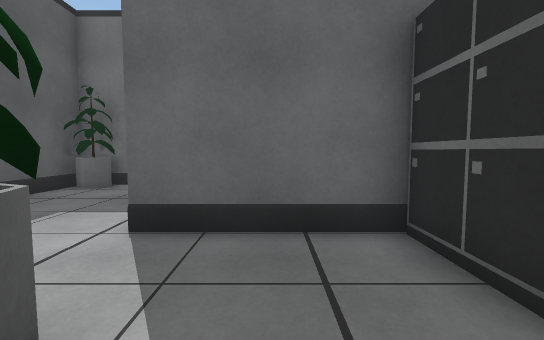
View 1 (above)

24 first-person views from a walk through a Unity game level. The camera is 1.2 m above the floor, tilts 4° down and sees 90° across. The floor is counted in squares, 1 m on a side. Each view is taken from the middle of a square. On the plan, view 1 faces up. The plan holds only what a view shows up to about 13 squares ahead; the rest is blank. The place goes on beyond the plan. The player is left out. Some animated figures are not drawn.

View 2
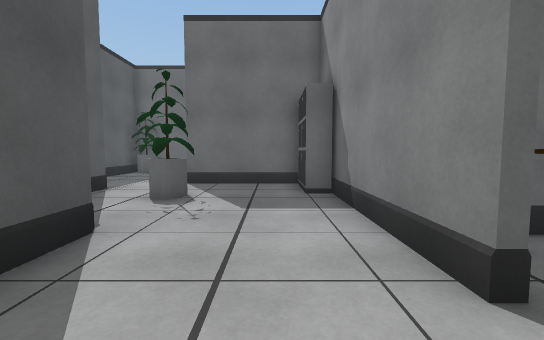

View 3
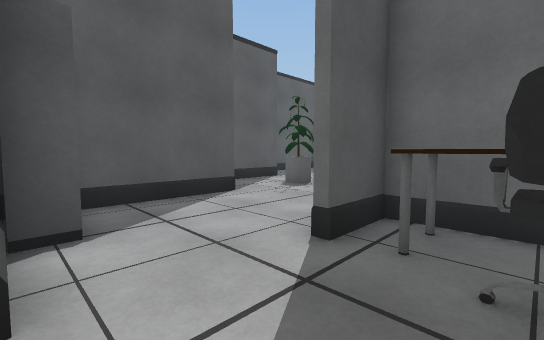

View 4
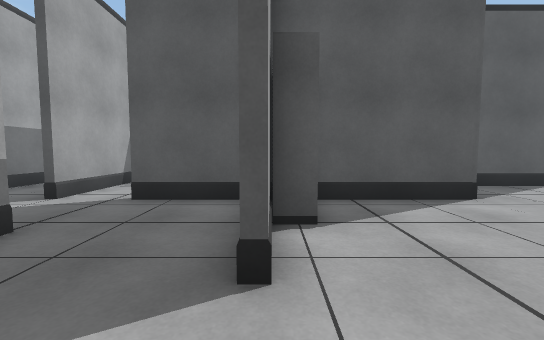

View 5
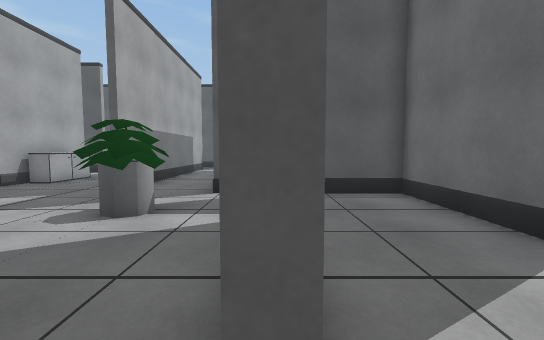

View 6
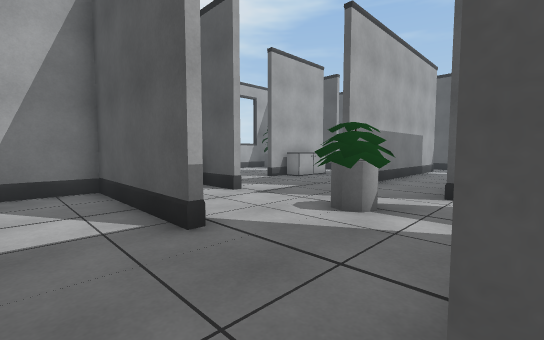

View 7
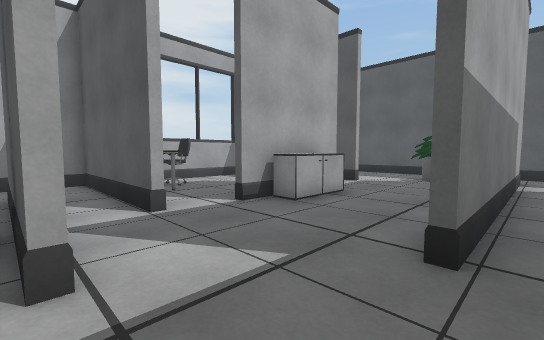

View 8
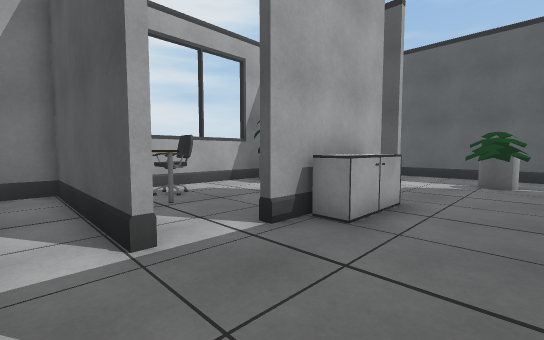

View 9
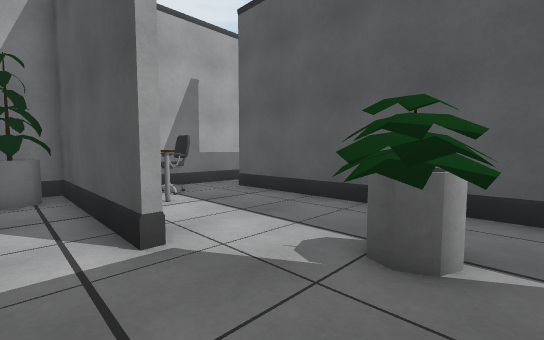

View 10
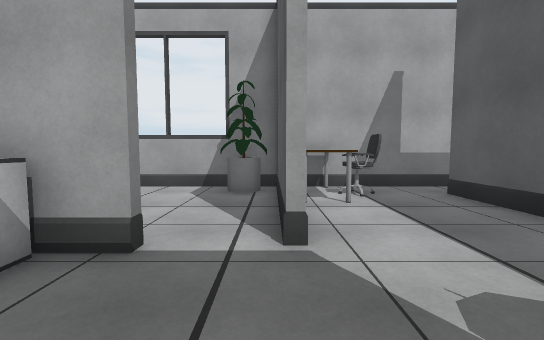

View 11
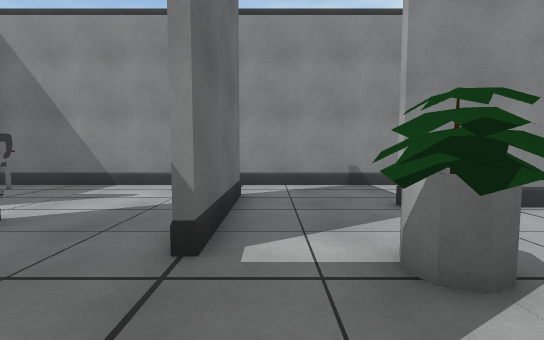

View 12
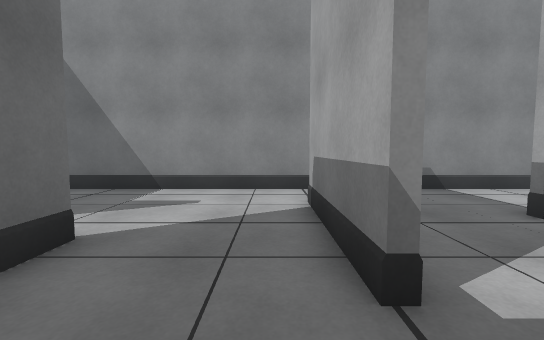

View 13
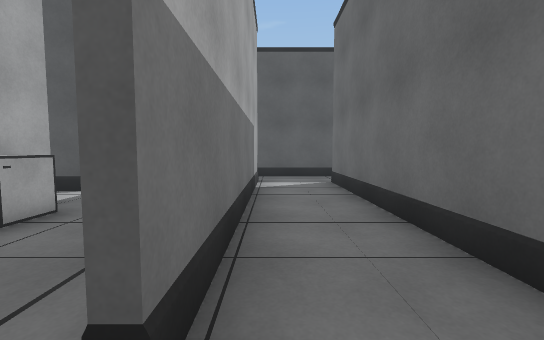

View 14
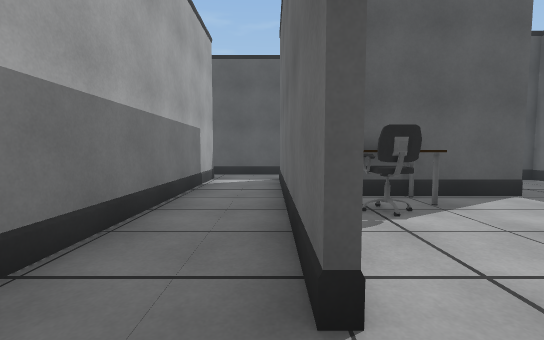

View 15
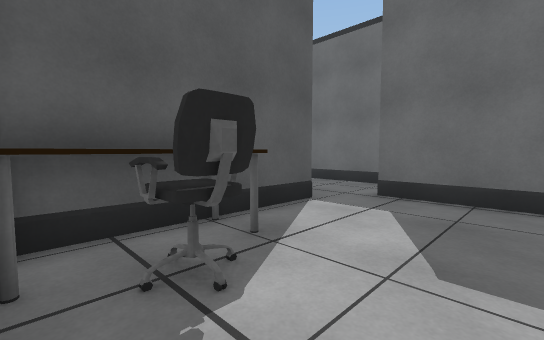

View 16
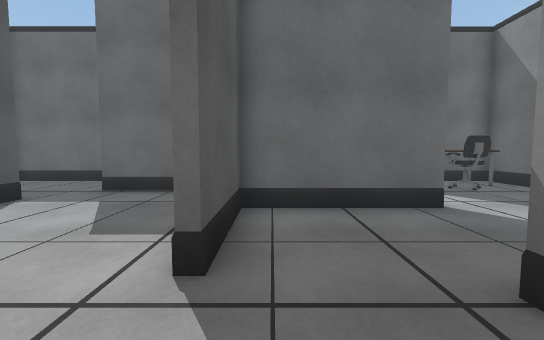

View 17
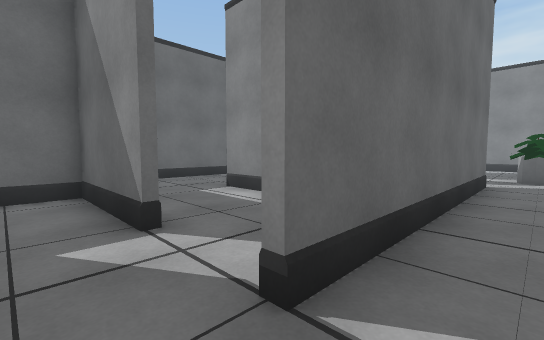

View 18
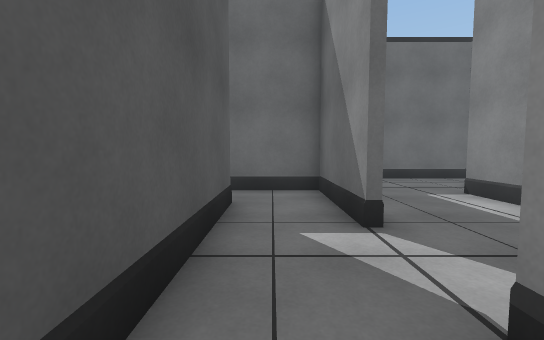

View 19
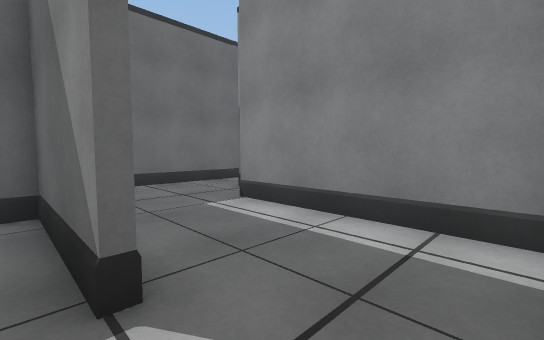

View 20
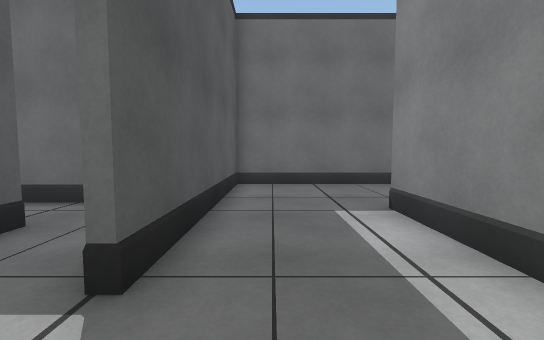

View 21
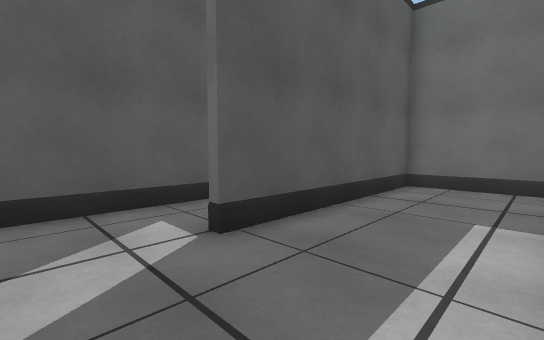

View 22
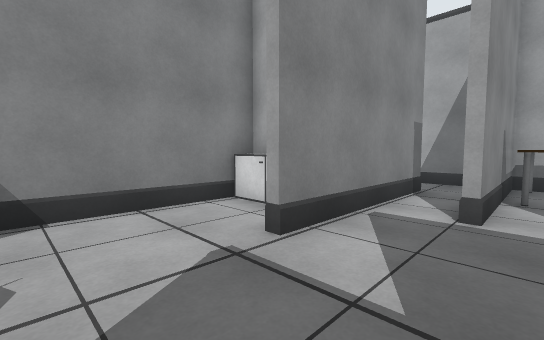

View 23
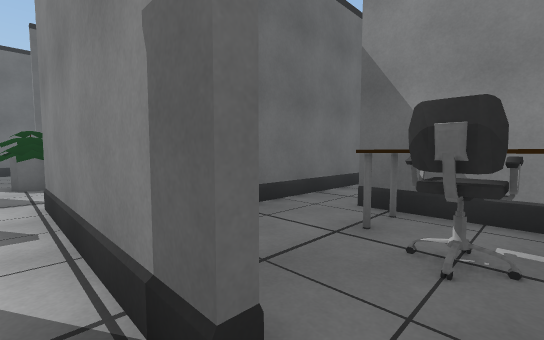

View 24
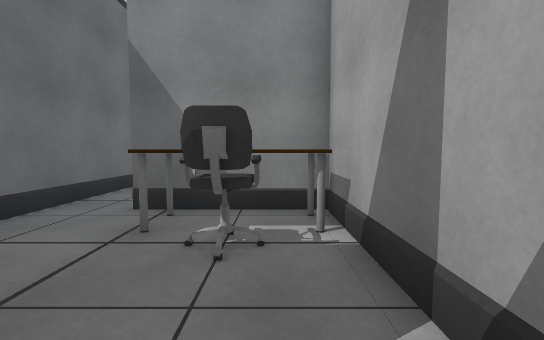

### Floor plan
Points are (right, up) in squares from view 1. A wall is a line through its corners. A room is listed if a view was taken in it or the views show most of it. See-through windows are left out.
Room 1 (views 1, 2)
walls: (-1.7, -1.7) (-1.7, -5.9); (2.7, -3.9) (2.7, 2); (2.1, 4) (-2.1, 4); (-4.3, 2.8) (-4.3, 0); (0.6, -7) (1.6, -7)
ways out: opening at (2.5, -5.5) to room 2; opening at (-3, 3.5)
objects: other object (-2, 1) to (-1, 2); cabinet (-1, -7) to (0, -6); cabinet (2, 2)
Room 2 (views 3, 4, 5, 6, 7, 8, 9, 10, 11, 12, 13, 14, 16, 17, 18, 22, 23, 24)
walls: (-1.6, -12.7) (-11.6, -12.7); (-2.6, -12.4) (-1.6, -12.4); (-1.1, -20.4) (-1.1, -26.2) (0.6, -26.2); (3.7, -16.5) (3.7, -14.8) (4, -14.8) (4, -20.1) (6.1, -20.1); (1, -10.9) (5.4, -10.9); (-7.4, -20.1) (-3.1, -20.1); (0.6, -24) (0.6, -17.8) (0.9, -17.8); (-9.2, -20.4) (-9.2, -26.2) (-1.3, -26.2) (-1.3, -20.4); (-1.7, -7.2) (-1.7, -10.5); (5.4, -11.1) (1, -11.1); (1.6, -7) (2.6, -7); (7.6, -18.3) (7.6, -2.1) (3, -2.1) (3, -3.9) (2.7, -3.9); (-11.9, -15.6) (-2.1, -15.6); (2.8, -7.3) (0.4, -7.3); (-14, -12.6) (-14, -24.6); (-13.6, -26.2) (-10.4, -26.2)
ways out: opening at (2.5, -5.5) to room 1; opening at (-2, -11.5) to room 3; opening at (-12.5, -13) to room 4; opening at (1, -25) to room 5; opening at (2.5, -17.5) to room 5; opening at (-14, -25)
objects: other object (-12, -26) to (-10, -23); other object (-12, -19) to (-11, -18); other object (-8, -25); cabinet (-6, -20) to (-4, -19); other object (-4, -25) to (-2, -23); other object (0, -14) to (1, -13); other object (4, -5) to (7, -3)
Room 3 (view 15)
walls: (-7.2, -11.5) (-7.2, -12); (-5.3, -12.4) (-2.6, -12.4); (-7.2, -6.2) (-7.2, -9.6); (-2.9, -4.8) (-6.2, -4.8)
ways out: opening at (-2, -11.5) to room 2; opening at (-6, -6) to room 4
objects: other object (-7, -12) to (-5, -9)
Room 4 (views 19, 20, 21)
walls: (-7.5, -9.6) (-7.5, -6.3); (-11.5, -9.9) (-11.5, -7.4); (-14, -7.6) (-14, -12.6); (-7.5, -12.1) (-7.5, -11.5); (-4.2, -2.1) (-11.3, -2.1) (-11.3, -9.9)
ways out: opening at (-12.5, -13) to room 2; opening at (-6, -6) to room 3; opening at (-12.5, -8.5) to room 6
Room 5 (no view inside)
walls: (3.7, -20.1) (3.7, -16.5); (6.5, -20.3) (4.3, -20.3); (0.9, -17.8) (0.9, -24) (0.6, -24); (0.6, -26.2) (5.5, -26.2) (5.5, -22.1)
ways out: opening at (1, -25) to room 2; opening at (2.5, -17.5) to room 2; opening at (6, -21.5)
objects: cabinet (2, -20) to (3, -19); other object (3, -25) to (5, -23)
Room 6 (no view inside)
walls: (-11.5, -7.4) (-11.5, -5.7) (-13.5, -5.7)
ways out: opening at (-12.5, -8.5) to room 4; opening at (-14, -7)

Positions as (right, up) in squares from view 1, and headings:
1: (0, 0), facing up
2: (1, -6), facing up
3: (5, -7), facing up-left
4: (5, -7), facing left
5: (6, -11), facing left
6: (6, -11), facing down-left
7: (1, -15), facing down-left
8: (0, -17), facing down-left
9: (-8, -17), facing down-left
10: (-9, -17), facing down
11: (-2, -12), facing right
12: (-1, -10), facing right
13: (-1, -15), facing left
14: (0, -13), facing left
15: (-3, -12), facing up-left
16: (-1, -13), facing up
17: (-13, -14), facing up-right
18: (-13, -14), facing up
19: (-12, -12), facing up-right
20: (-10, -12), facing up
21: (-8, -12), facing up-left
22: (-2, -15), facing down-right
23: (0, -25), facing up-right
24: (0, -25), facing right
